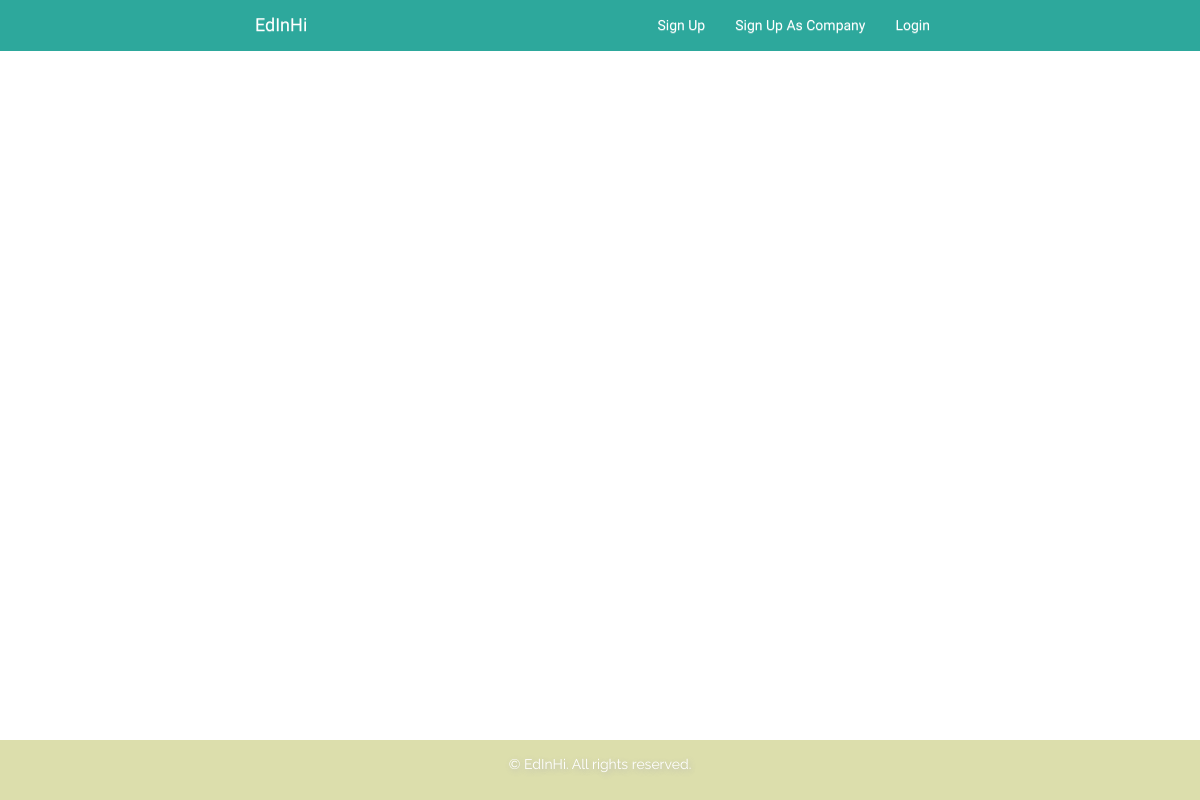
Before: /specializations/all_spec with the older database file.
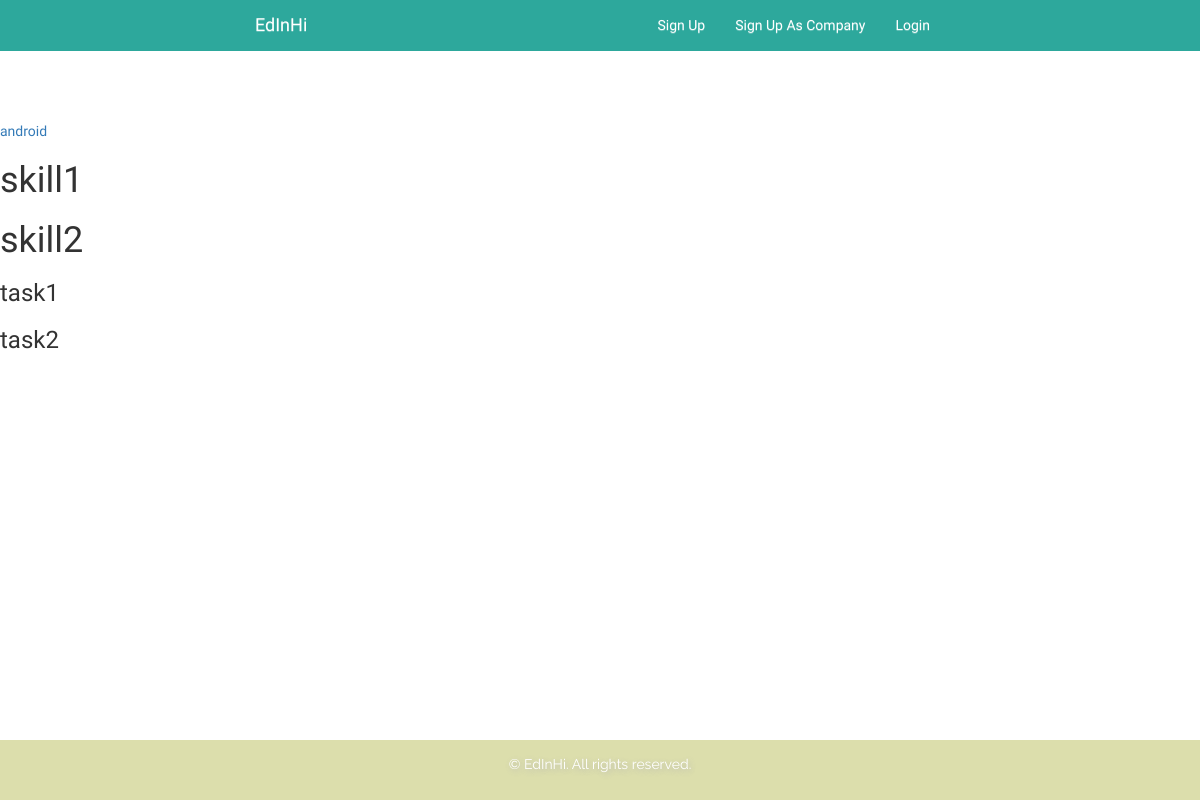
After: the same page with the newer database file.
### specialization/models.py (models this page shows)
class Specialization(models.Model):
	name = models.CharField(max_length=250, blank=True, default=None)

### skill/models.py (models this page shows, shortened)
class Skill(models.Model):
    name = models.CharField(max_length=200)
    description = models.TextField()
    media_books = models.ManyToManyField(Book, blank=True)
    media_video = models.ManyToManyField(Video, blank=True)
    specialization = models.ForeignKey(Specialization, blank=True)
    id_in_spec = models.IntegerField(blank=True)

### tasks/models.py (models this page shows, shortened)
class Task(models.Model):
    name = models.CharField(max_length = 200)
    description = models.TextField(max_length = 10000, default = "")
    problem = models.TextField(max_length = 10000, default = "")
    pub_date = models.DateTimeField('date published', default = timezone.now)
    specialization = models.ForeignKey(Specialization, blank=True)
    id_in_spec = models.IntegerField(blank=True)

### specialization/views.py (the view)
def all_specializations_view(request):
    all = Specialization.objects.all()
    return render(request, 'specialization/specializations.html', {'all' : all})

### specialization/templates/specialization/specializations.html (shortened to what this page needs)
{% extends 'main_app/base.html' %}
{% block content %}
    <br><br><br><br><br><br>
    {% for spec in all %}
        <a href="{% url "specialization" spec.id %}">{{ spec.name }}</a>
        {% for skill in spec.skill_set.all %}
            <h1>{{ skill.name }}</h1>
        {% endfor %}
        {% for task in spec.task_set.all %}
            <h3>{{ task.name }}</h3>
        {% endfor %}
    {% endfor %}
{% endblock %}

Changed rows visible on the page:
added Specialization: name "android"
added Skill: name "skill1"
added Skill: name "skill2"
added Task: name "task1"
added Task: name "task2"
